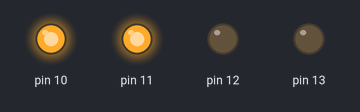
The sketch below on a simulated Arduino Uno, built with avr-gcc and run on an emulated ATmega328P. On the bench: output pins drawn as LEDs (lit = HIGH).

Above: at 0.2 s.
At 1.8 s:
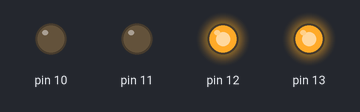
At 2.6 s:
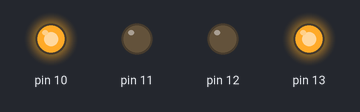
At 4.2 s:
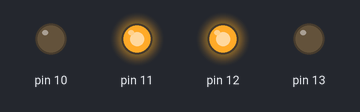
At 7.0 s:
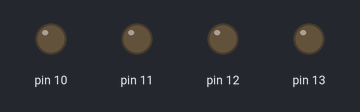
Timing chart, 0 to 7.4 s (numbered marks = the images above):
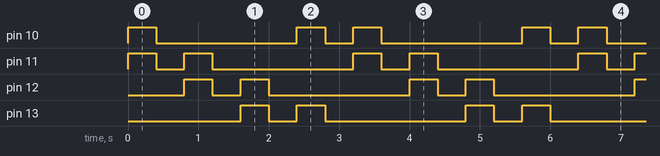

The sketch:

ingenious_borwo1.ino
```cpp
void setup(){
for (int i = 10; i <= 13; i++) {
pinMode(i, OUTPUT);
}
}
void loop(){
for (int i = 10; i <=13; i++) {

if (i==13){
digitalWrite(13,HIGH);
digitalWrite(10,HIGH);
delay(400);
  digitalWrite(13,LOW);
digitalWrite(10,LOW);
  delay(400);
}
  else{
digitalWrite(i,HIGH);
digitalWrite(i+1,HIGH);
delay(400);
digitalWrite(i,LOW);
digitalWrite(i+1,LOW);
    delay(400);
  }
}
}
```

Measured:
- by itself, pin 10: repeats every 3.2 s: LOW 2.0 s, HIGH 0.40 s, LOW 0.40 s, HIGH 0.40 s
- by itself, pin 11–13: repeats every 3.2 s: LOW 0.40 s, HIGH 0.40 s, LOW 2.0 s, HIGH 0.40 s
- by itself, everything shown: repeats every 3.2 s, in 8 steps
